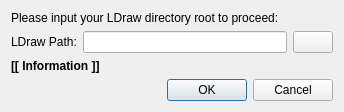
<?xml version="1.0" encoding="UTF-8"?>
<ui version="4.0">
 <class>LDPathUI</class>
 <widget class="QDialog" name="LDPathUI">
  <property name="geometry">
   <rect>
    <x>0</x>
    <y>0</y>
    <width>344</width>
    <height>112</height>
   </rect>
  </property>
  <property name="windowTitle">
   <string>Set LDraw Path</string>
  </property>
  <layout class="QVBoxLayout" name="verticalLayout">
   <item>
    <widget class="QLabel" name="heading">
     <property name="text">
      <string>Please input your LDraw directory root to proceed:</string>
     </property>
    </widget>
   </item>
   <item>
    <layout class="QHBoxLayout" name="horizontalLayout">
     <item>
      <widget class="QLabel" name="label">
       <property name="text">
        <string>LDraw Path:</string>
       </property>
      </widget>
     </item>
     <item>
      <widget class="QLineEdit" name="path"/>
     </item>
     <item>
      <widget class="QPushButton" name="searchButton">
       <property name="text">
        <string/>
       </property>
       <property name="icon">
        <iconset resource="../../ldforge.qrc">
         <normaloff>:/icons/folder.png</normaloff>:/icons/folder.png</iconset>
       </property>
      </widget>
     </item>
    </layout>
   </item>
   <item>
    <widget class="QLabel" name="status">
     <property name="styleSheet">
      <string notr="true">font-weight: bold</string>
     </property>
     <property name="text">
      <string>[[ Information ]]</string>
     </property>
    </widget>
   </item>
   <item>
    <widget class="QDialogButtonBox" name="buttonBox">
     <property name="orientation">
      <enum>Qt::Horizontal</enum>
     </property>
     <property name="standardButtons">
      <set>QDialogButtonBox::Cancel|QDialogButtonBox::Ok</set>
     </property>
    </widget>
   </item>
  </layout>
 </widget>
 <resources>
  <include location="../../ldforge.qrc"/>
 </resources>
 <connections>
  <connection>
   <sender>buttonBox</sender>
   <signal>accepted()</signal>
   <receiver>LDPathUI</receiver>
   <slot>accept()</slot>
   <hints>
    <hint type="sourcelabel">
     <x>248</x>
     <y>254</y>
    </hint>
    <hint type="destinationlabel">
     <x>157</x>
     <y>274</y>
    </hint>
   </hints>
  </connection>
 </connections>
</ui>
